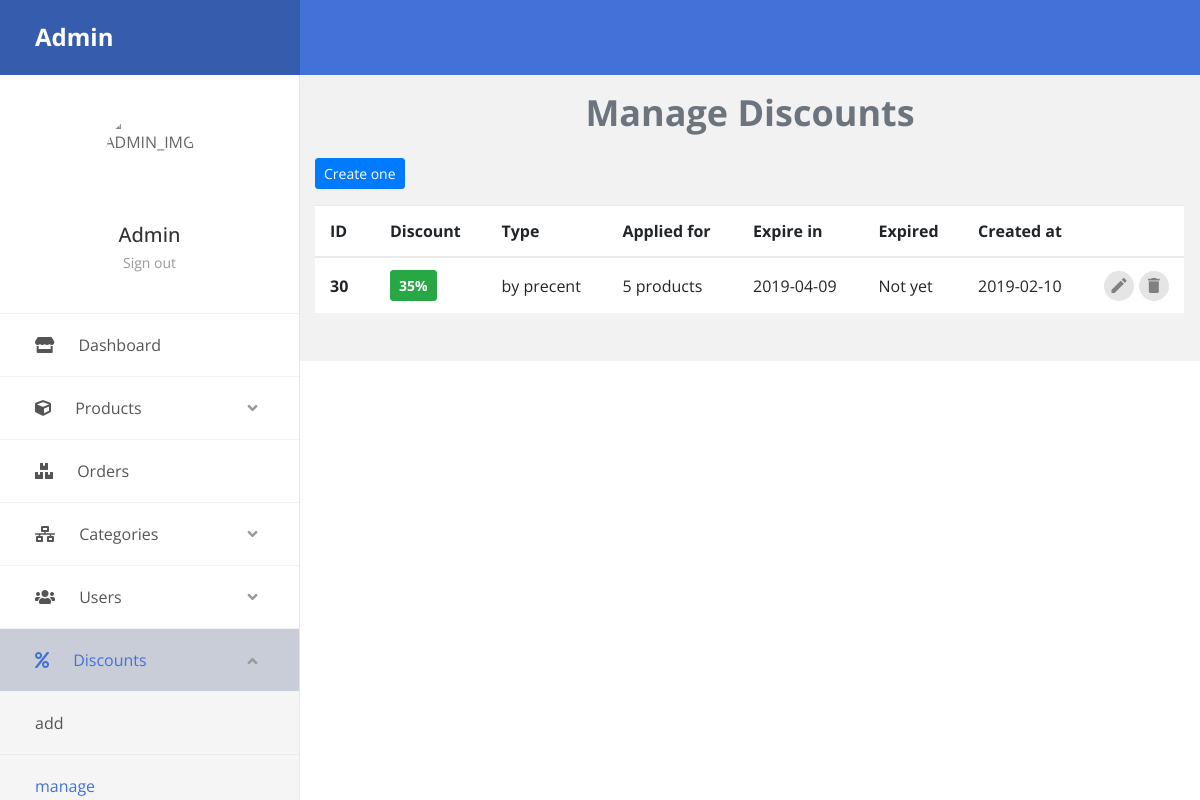
The page /admin/edit-discounts (signed in) on the database its author committed.
### tables this page shows
CREATE TABLE `discount` (
  `id` int(11) NOT NULL,
  `amount` int(11) NOT NULL,
  `precent` int(11) NOT NULL,
  `discount_to` int(11) NOT NULL,
  `expire_in` bigint(255) NOT NULL,
  `expired` int(11) NOT NULL,
  `created_at` date NOT NULL
);

### core/database/connection.php (called while the page is built, shortened)
<?php
class Database {
  private $host = DB_HOST;
  private $user = DB_USER;
  private $pass = DB_PASS;
  private $dbname = DB_NAME;
  private $dbh;
  private $stmt;
  public function __construct() {
    $dsn = 'mysql:host='.$this->host.';dbname=' .$this->dbname;
    $options = array (
      PDO::MYSQL_ATTR_INIT_COMMAND => 'SET NAMES utf8',
      PDO::ATTR_ERRMODE => PDO::ERRMODE_EXCEPTION
    );
    try {
      $this->dbh = new PDO ($dsn, $this->user, $this->pass, $options);
    }
    catch ( PDOException $e ) {
      $this->error = $e->getMessage();
    }
  }
  public function query(string $query) {
    $this->stmt = $this->dbh->prepare($query);
  }
  public function bind($param, $value, $type = null) {
    if (is_null ($type)) {
      switch (true) {
        default :
          $type = PDO::PARAM_STR;
      }
    }
    $this->stmt->bindValue($param, $value, $type);
  }
      public function execute(){
          return $this->stmt->execute();
      }
      public function all($type){
        return $this->stmt->fetchAll($type);
      }
      public function getOne($type){
        return $this->stmt->fetch($type);
      }
}

### core/inc/init.php (called while the page is built, shortened)
<?php
if(isset($inside_admin) && $inside_admin == true){
	require_once '../core/database/connection.php';
	include '../core/classes/admin.class.php';
}
 $db = new Database();
 $getFromA = new Admin($db);

### core/classes/admin.class.php (called while the page is built, shortened)
<?php
class Admin {
	private $db;
	public function __construct($conn){
	  $this->db = $conn;
	}
	public function get_admin_by($col, $val, $getColumns = array()){
		$colToGet = implode(',', $getColumns);
		$sql = "SELECT {$colToGet} FROM admins WHERE {$col} = :colval";
		$this->db->query($sql);
		$this->db->bind(':colval', $val);
		$this->db->execute();
		$data = $this->db->getOne(PDO::FETCH_OBJ);
		 return $data;
	}
	public function getAll($table, $cond = '', $order = ''){
		$sql = "SELECT * FROM {$table} {$cond} {$order}";
		$this->db->query($sql);
		$this->db->execute();
		$data = $this->db->all(PDO::FETCH_OBJ);
		 return $data;
	}
}

### admin/discounts.php (the view, shortened to what this page needs)
<?php
$inside_admin = true;
include '../core/inc/init.php';
include '../core/inc/admin_header.php';
?>
<?php if(isset($_GET['page']) && !empty($_GET['page']) && $_GET['page'] == 'manage_discounts'):
$discounts = $getFromA->getAll('discount');
?>
<div class="container">
	<h1 class="text-muted text-center pt-3 pb-4"> Manage Discounts </h1>
	<a href="./discounts.php" class="btn btn-primary btn-sm mb-3">Create one</a>
	<div class="table-responsive pb-5">
		<table class="table bg-white table-hover">
		  <thead>
		    <tr>
		      <th scope="col">ID</th>
		      <th scope="col">Discount</th>
		      <th scope="col">Type</th>
		      <th scope="col"> Applied for </th>
		      <th scope="col">Expire in</th>
		      <th scope="col">Expired</th>
		      <th scope="col">Created at</th>
		      <th></th>
		    </tr>
		  </thead>
		  <tbody>
		  	<?php if(empty($discounts)): ?>
  					<td width="10%">There is no discount applied yet</td>
		  	<?php else: ?>
	  		<?php foreach($discounts AS $discount):
		  		$products_applied_for = $getFromA->getAll('products', 'where discount_id ='.$discount->discount_to.'');
		  		$allProducts = $getFromA->getAll('products');
		  	?>
		   	  <tr>
			      <th scope="row"><?php echo $discount->id?></th>
			      <td>
			      	<button class="btn <?php echo $discount->expired == 0 ? 'btn-success': 'btn-danger'?> btn-sm">
			      		<?php
				      	 	  if($discount->precent > 0):
					      	  	echo $discount->precent.'%';
					      	  else:
					      	  	echo '$'.$discount->amount;
					      	  endif;
					      ?>
			      	</button>
			      </td>
			      <td>
		      		<?php
			      	 	  if($discount->precent > 0):
				      	  	echo 'by precent';
				      	  else:
				      	  	echo 'by amount';
				      	  endif;
				      ?>
			      </td>
			      <td>
			      	<?php
			      	  if(count($products_applied_for) == count($allProducts)){
			      	  	echo 'All products';
			      	  }else{
			      	  	echo count($products_applied_for).' products';
			      	  }
			      	?>
			      </td>
			      <td><?php echo date('Y-m-d', $discount->expire_in)?></td>
			      <td><?php echo $discount->expired  == 0 ? 'Not yet': '<p class="text-danger">Expired</p>'?></td>
			      <td><?php echo date('Y-m-d', strtotime($discount->created_at))?></td>
			      <td>
			      		<div class="table-data-feature">
                    <button class="item" data-toggle="modal" data-target='#edit_<?php echo $discount->id?>'>
                        <i class="zmdi zmdi-edit"></i>
                    </button>
                    <button type='button' class="item" data-toggle="modal" data-target='#delete_<?php echo $discount->id?>'>
                        <i class="zmdi zmdi-delete"></i>
                    </button>
                </div>
			      </td>
			    </tr>
		  	<?php endforeach; ?>
		  	<?php endif; ?>
		  </tbody>
		</table>
	</div>
</div>
<?php endif; ?>
<?php include '../core/inc/admin_footer.php';?>

### core/inc/admin_header.php (shortened to what this page needs)
<?php
$admin = $getFromA->get_admin_by('id', $_SESSION['admin_id'], ['*']);
?>
<!DOCTYPE html>
<html lang="en">
<head>
    <link rel="stylesheet" href="https://use.fontawesome.com/releases/v5.6.3/css/all.css">
    <link rel="stylesheet" href="vendor/mdi-font/css/material-design-iconic-font.min.css">
    <link rel="stylesheet" href="https://maxcdn.bootstrapcdn.com/bootstrap/4.2.1/css/bootstrap.min.css">
    <link rel="stylesheet" href="vendor/bootstrap-progressbar/bootstrap-progressbar-3.3.4.min.css">
    <link rel="stylesheet" href="vendor/wow/animate.css">
    <link rel="stylesheet" href="vendor/css-hamburgers/hamburgers.min.css">
    <link rel="stylesheet" href="vendor/slick/slick.css">
    <link rel="stylesheet" href="vendor/perfect-scrollbar/perfect-scrollbar.css">
    <link rel="stylesheet" href="css/custom.css">
    <link rel="stylesheet" href="css/theme.css">
</head>
<body class="animsition">
  <div class="page-wrapper">
<aside class="menu-sidebar2">
    <div class="logo">
      <a href="index.php">
        <h3 class="text-white">
            Admin
        </h3>
      </a>
    </div>
    <div class="menu-sidebar2__content js-scrollbar1">
        <div class="account2">
            <div class="image img-cir img-90">
                <img src="https://encrypted-tbn0.gstatic.com/images?q=tbn:ANd9GcQgw8TvKTHQbuywHbEFFeTtM0Vi3i2scLt2pF759uch0fC02sIi" alt="ADMIN_IMG" />
            </div>
            <h4 class="name"><?php echo $admin->name?></h4>
            <a href="logout.php">Sign out</a>
        </div>
        <nav class="navbar-sidebar2">
            <ul class="list-unstyled navbar__list">
                 <li data-url='index.php'>
                    <a href="./index.php">
                        <i class="fas fa-store"></i> Dashboard
                    </a>
                </li>
                  <li data-url='products' class="has-sub">
                    <a class="js-arrow" href="#">
                        <i class="fas fa-cube"></i> Products
                        <span class="arrow">
                            <i class="fas fa-angle-down"></i>
                        </span>
                    </a>
                </li>
                <li data-url='orders.php'>
                    <a href="./orders.php">
                        <i class="fas fa-boxes"></i> Orders
                    </a>
                </li>
                <li class="has-sub">
                    <a class="js-arrow" href="#">
                        <i class="fas fa-network-wired"></i> Categories
                         <span class="arrow">
                            <i class="fas fa-angle-down"></i>
                        </span>
                    </a>
                </li>
                <li data-url='users' class="has-sub">
                    <a class="js-arrow" href="#">
                        <i class="fas fa-users"></i> Users
                        <span class="arrow">
                            <i class="fas fa-angle-down"></i>
                        </span>
                    </a>
                </li>
                 <li data-url='discounts' class="has-sub">
                    <a class="js-arrow" href="#">
                        <i class="fas fa-percent"></i> Discounts
                        <span class="arrow">
                            <i class="fas fa-angle-down"></i>
                        </span>
                    </a>
                    <ul class="list-unstyled navbar__sub-list js-sub-list">
                        <li data-url='discounts.php'>
                            <a href="./discounts.php">
                                add
                            </a>
                        </li>
                        <li data-url='edit-discounts'>
                            <a href="./edit-discounts">
                                manage
                            </a>
                        </li>
                    </ul>
                </li>
            </ul>
        </nav>
    </div>
</aside>
<div class="page-container2">
    <header class="header-desktop2">
    </header>

### admin/css/custom.css (style rules this page uses)
table.table tr th, table.table tr td { border-color: #e9e9e9; padding: 12px 15px; vertical-align: middle; }
table.table tr th:first-child { width: 60px; }
table.table tr th:last-child { width: 80px; }
table.table td button { font-weight: bold; display: inline-block; text-decoration: none; }

### rows shown on the page
discount: id "30", precent "35", shows "by precent", count($products_applied_for) "5", expire_in "2019-04-09", expired "Not yet", created_at "2019-02-10"

### other values the page prints
$admin->name "Admin"
